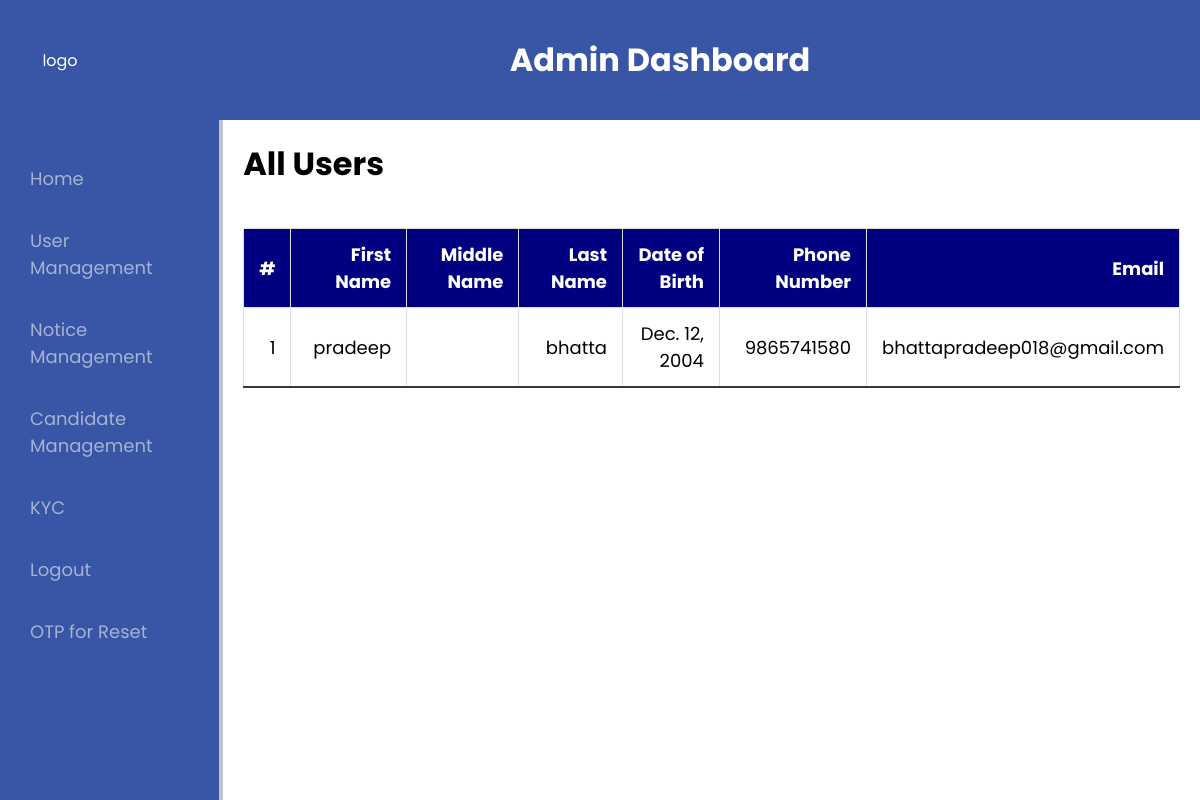
The page /view_users/ (signed in) on the database as committed earlier.
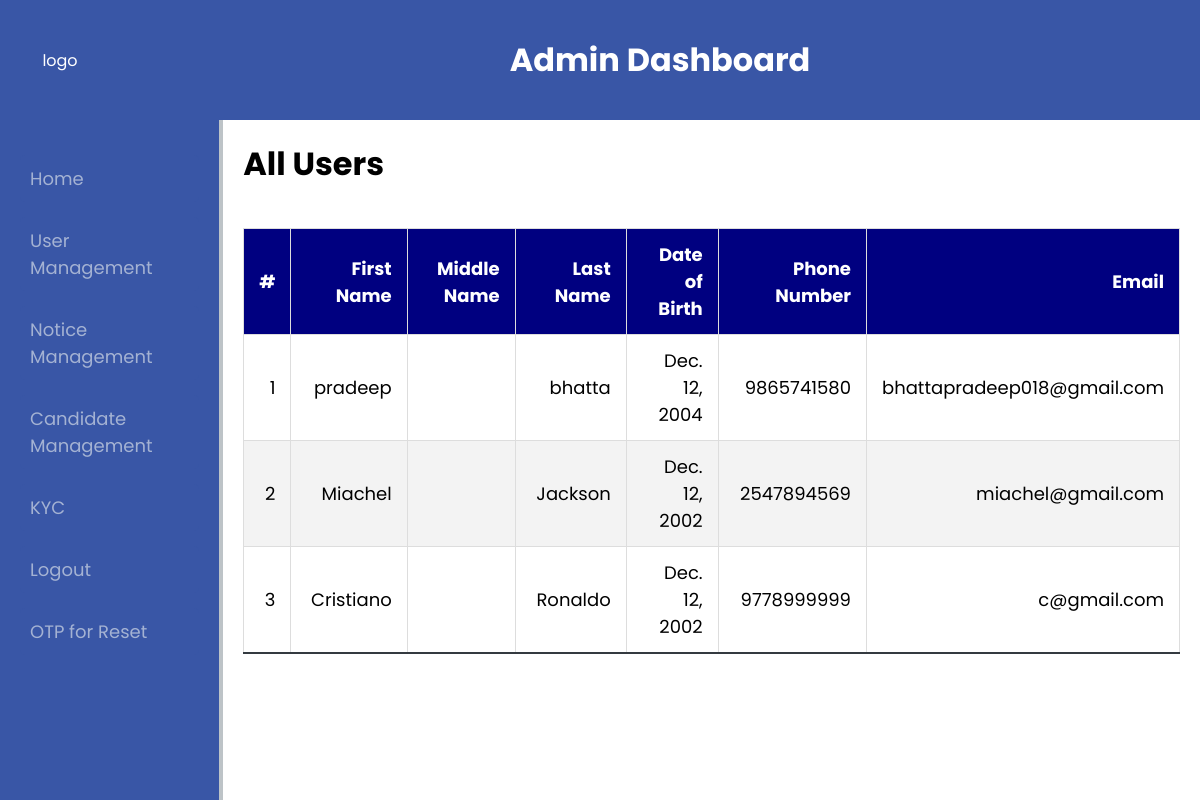
The same page on the database as committed later.
### myapp/models.py (models this page shows)
class UserProfile(models.Model):
    first_name = models.CharField(max_length=100)
    middle_name = models.CharField(max_length=100, blank=True, null=True)
    last_name = models.CharField(max_length=100)
    dob = models.DateField()
    phone_number = models.CharField(max_length=15, unique=True)
    email = models.EmailField(unique=True)
    password = models.CharField(max_length=255)
    class Meta:
        db_table = 'usersignup'

### myapp/views.py (the view)
# urls.py: path('view_users/', views.view_users, name='view_users'),
def view_users(request):
    if not request.session.get('admin_verified'):
        return redirect('login')
    users = UserProfile.objects.all()
    return render(request, 'myapp/view_user.html', {'users': users})

### myapp/templates/myapp/view_user.html (shortened to what this page needs)
{% extends "myapp/base.html" %}
{% block head %}
    {% load static %}
    <link rel="stylesheet" href="{% static 'myapp/css/view_user.css' %}">
{% endblock %}
{% block content %}
    <h1>All Users</h1>
    <table class="user-table">
        <thead>
            <tr>
                <th>#</th>
                <th>First Name</th>
                <th>Middle Name</th>
                <th>Last Name</th>
                <th>Date of Birth</th>
                <th>Phone Number</th>
                <th>Email</th>
            </tr>
        </thead>
        <tbody>
            {% for user in users %}
            <tr>
                <td data-label="#"> {{ forloop.counter }}</td>
                <td data-label="First Name">{{ user.first_name }}</td>
                <td data-label="Middle Name">{{ user.middle_name|default_if_none:'#' }}</td>
                <td data-label="Last Name">{{ user.last_name }}</td>
                <td data-label="Date of Birth">{{ user.dob }}</td>
                <td data-label="Phone Number">{{ user.phone_number }}</td>
                <td data-label="Email">{{ user.email }}</td>
            </tr>
            {% endfor %}
        </tbody>
    </table>
{% endblock %}

### myapp/templates/myapp/base.html (shortened to what this page needs)
<!DOCTYPE html>
<html lang="en">
<head>
    {% load static %}
    <link rel="stylesheet" href="{% static 'myapp/css/dashboard.css' %}">
    <link rel="stylesheet" href="{% static 'myapp/css/alert.css' %}">
    {% block head %}{% endblock %}
</head>
<body>
    <div class="header">
        <div class="logo">
           <p> logo </p>
        </div>
        <div class="title-header">
            <h1 class="admin-header">Admin Dashboard</h1>
        </div>
    </div>
    <div class="container">
        <div class="sidebar">
            <ul class="nav-links">
                <li> <a href="{% url 'base'%}"> Home  </a></li>
                <li>
                    <a href="#" onclick="toggleSubmenu('user-submenu')">User Management</a>
                </li>
                <li>
                    <a href="#" onclick="toggleSubmenu('notice-submenu')">Notice Management</a>
                </li>
                <li>
                    <a href="#" onclick="toggleSubmenu('candidate-submenu')">Candidate Management</a>
                </li>
                <li>
                    <a href="#" onclick="toggleSubmenu('kyc-submenu')">KYC</a>
                </li>
                <li><a href="{% url 'adminlogout' %}">Logout</a></li>
                <li><a href="{% url 'view_otp' %}"> OTP for Reset </a></li>
            </ul>
        </div>
        <div class="main-content">
            {% block content %}
            {% endblock %}
        </div>
    </div>
</body>
</html>

### myapp/static/myapp/css/dashboard.css (style rules this page uses)
* { margin: 0; padding: 0; box-sizing: border-box; font-family: 'Poppins', sans-serif; }
body { display: flex; flex-direction: column; min-height: 100vh; background-color: #ecf0f1; }
.header { display: flex; width: 100%; height: 120px; background-color: #3956A6; color: white; box-shadow: 0 2px 4px rgba(0, 0, 0, 0.1); }
.admin-header { display: flex; }
.logo { display: flex; width: 10%; align-items: center; justify-content: center; min-width: 75px; flex-shrink: 1; padding: 5px; }
.title-header { width: 90%; display: flex; justify-content: center; align-items: center; }
.container { display: flex; flex: 1; }
.sidebar { width: 250px; background-color: #3956A6; padding: 20px; display: flex; flex-direction: column; border-right: 2px solid #bdc3c7; }
.nav-links { list-style-type: none; width: 100%; }
.nav-links li { margin: 15px 0; }
.nav-links a { text-decoration: none; color: #ecf0f1; font-size: 18px; display: block; padding: 10px; background-color: #3956A6; border-radius: 5px; border-color: white; transition: background-color 0.3s ease; opacity: 0.6; }
.main-content { display: flex; flex-direction: column; flex-grow: 1; padding: 20px; gap: 20px; background-color: #fff; border-left: 2px solid #bdc3c7; }

### myapp/static/myapp/css/view_user.css (style rules this page uses)
.user-table { width: 100%; border-collapse: collapse; margin: 20px 0; font-size: 18px; text-align: left; }
.user-table thead tr { background-color: navy; color: white; text-align: center; font-weight: bold; }
.user-table th, .user-table td { padding: 12px 15px; border: 1px solid #ddd; text-align: right; }
.user-table tbody tr { border-bottom: 1px solid #ddd; }
.user-table tbody tr:nth-of-type(even) { background-color: #f3f3f3; }
.user-table tbody tr:last-of-type { border-bottom: 2px solid #343a40; }

Rows that differ between the two databases and show on the page:
added UserProfile: first_name "Miachel", last_name "Jackson", dob "Dec. 12, 2002", phone_number "2547894569", email "miachel@gmail.com"
added UserProfile: first_name "Cristiano", last_name "Ronaldo", dob "Dec. 12, 2002", phone_number "9778999999", email "c@gmail.com"
